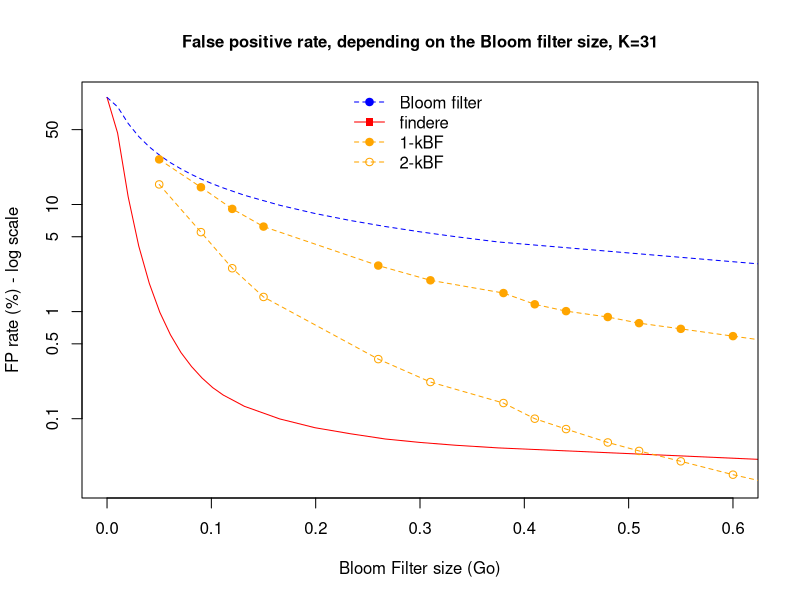

This chart was generated by the following R code:

pdf(file="fpr_size.pdf",width=6,height=4)
resetPar <- function() {
  dev.new()
  op <- par(no.readonly = TRUE)
  dev.off()
  op
}
resetPar()


dev.new()


setwd("~/workspace/findere/paper_companion/HMP_analyses/FPR_wrt_size/tests_with_kbf")
dev.off()
#par(mar=c(5,5,3,6), cex.axis=2, cex.lab=2, cex.main = 2)
# par(mar=c(5,5,3,6))
data = read.table("data_FP_wrt_size.txt", head=T)
data$sizeGiga = data$size/8000000000


dataKbf = read.table("data_FP_kbf_wrt_size.txt", head=T)



plot(data$FPR_findere~data$sizeGiga,xlab="Bloom Filter size (Go)",ylab="FP rate (%) - log scale", pch=15, col="red",log="y",yaxt="n",
     bg = "red", type="l",  cex=2, main="False positive rate, depending on the Bloom filter size, K=31", cex.main = 1, cex.lab = 1, cex.axis = 1,
     xlim=c(0,0.6))
points(data$FPR_BF~data$sizeGiga,type="l",axes=FALSE,xlab="",ylab="",pch=19, lty=2, col="blue",  cex=1, log="y")
points(dataKbf$FPR_KBF1~dataKbf$size,type="o",axes=FALSE,xlab="",ylab="",pch=19, lty=2, col="orange",  cex=1, log="y")
points(dataKbf$FPR_KBF2~dataKbf$size,type="o",axes=FALSE,xlab="",ylab="",pch=21, lty=2, col="orange",  cex=1, log="y")

yticks<-c(0.1,0.5,1,5,10, 50)
axis(2,at=yticks,labels=yticks)

par(new = TRUE)#, mar=c(5,5,3,6))


legend( x="top", 
        legend=c("Bloom filter","findere", "1-kBF", "2-kBF"), 
        col=c("blue","red", "orange", "orange"), lty=c(2,1,2,2),
        lwd=1, merge=TRUE, bty = "n",   pch=c(19,15,19,21))


dev.off()



